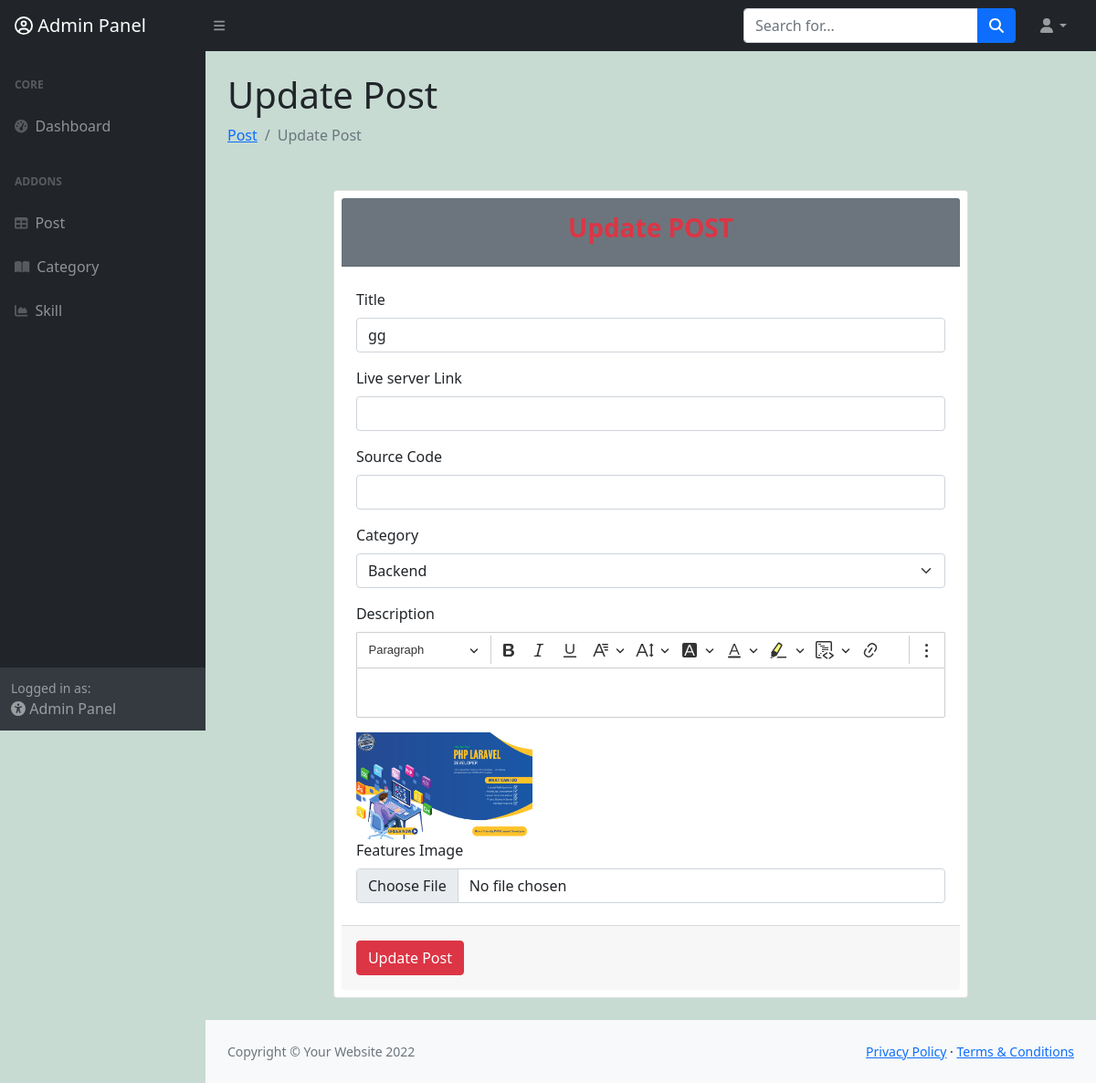
Screenshot of /admin/posts/edit/7/ with the database file from the repository.
### Models/Post.py (models this page shows)
class Post(db.Model):
    __tablename__ = "posts"
    id = db.Column(db.Integer, primary_key=True)
    title = db.Column(db.String(250), nullable=False)
    description = db.Column(db.Text)
    category_id = db.Column(db.Integer, db.ForeignKey("categorise.id"))
    is_live = db.Column(db.String(250))
    source_code = db.Column(db.String(250))
    image = db.Column(db.String(250))
    created_at = db.Column(DateTime, default=datetime.datetime.utcnow)

### Controllers/admin/Post.py (the view, shortened to what this page needs)
@app.route("/admin/posts/edit/<int:id>/", methods=["GET", "POST"])
def edit_post(id):
    post = Post.query.filter_by(id=id).first()
    categories = Category.query.all()
    return render_template("admin/post/editPost.html", categories=categories, post=post)

### templates/admin/post/editPost.html (shortened to what this page needs)
{% extends 'admin/master.html' %}
{% block main %}
<h1 class="mt-4">Update Post</h1>
<ol class="breadcrumb mb-4">
    <li class="breadcrumb-item"><a href="{{url_for('get_posts')}}">Post</a></li>
    <li class="breadcrumb-item active">Update Post</li>
</ol>
<div class="col-12 col-md-9 m-auto py-4">
    <div class="card p-2">
        <div class="card-header py-3 bg-secondary">
            <h3 class="fw-bold text-center text-danger">Update POST</h3>
        </div>
        <div class="card-body">
            <form action="{{ url_for('edit_post',id=post.id) }}" method="post" enctype="multipart/form-data">
                <div class="py-2">
                    <label for="postTitle" class="form-label">Title</label>
                    <input type="text" name="postTitle" value="{{post.title}}" class="form-control">
                </div>
                <div class="py-2">
                    <label for="isLive" class="form-label">Live server Link</label>
                    <input type="text" name="isLive" value="{{post.is_live}}" class="form-control">
                </div>
                <div class="py-2">
                    <label for="sourceCode" class="form-label">Source Code</label>
                    <input type="text" name="sourceCode" value="{{post.source_code}}" class="form-control">
                </div>
                <div class="py-2">
                    <label for="category" class="form-label">Category</label>
                    <select name="category" id="category" class="form-select">
                        {% for category in categories %}
                        {% if post.category_id == category.id %}
                        <option selected value="{{category.id}}">{{category.name}}</option>
                        {% else %}
                        <option value="{{category.id}}">{{category.name}}</option>
                        {% endif %}
                        {% endfor %}
                    </select>
                </div>
                <div class="py-2">
                    <label for="editor" class="form-label">Description</label>
                </div>
                <div class="py-2">
                    <div style="width: 30%;">
                        <img src="/static/uploads/{{post.image}}" alt="">
                    </div>
                    <label for="postImage" class="form-label">Features Image</label>
                    <input type="file" name="postImage" id="postImage" class="form-control">
                </div>
        </div>
        <div class="card-footer">
            <div class="py-2">
                <input type="submit" class="btn btn-danger" value="Update Post">
            </div>
        </div>
    </div>
</div>
{% endblock %}

### rows the page displays
Post: postTitle "gg", image (picture)

### other values shown
form field category "Backend"
